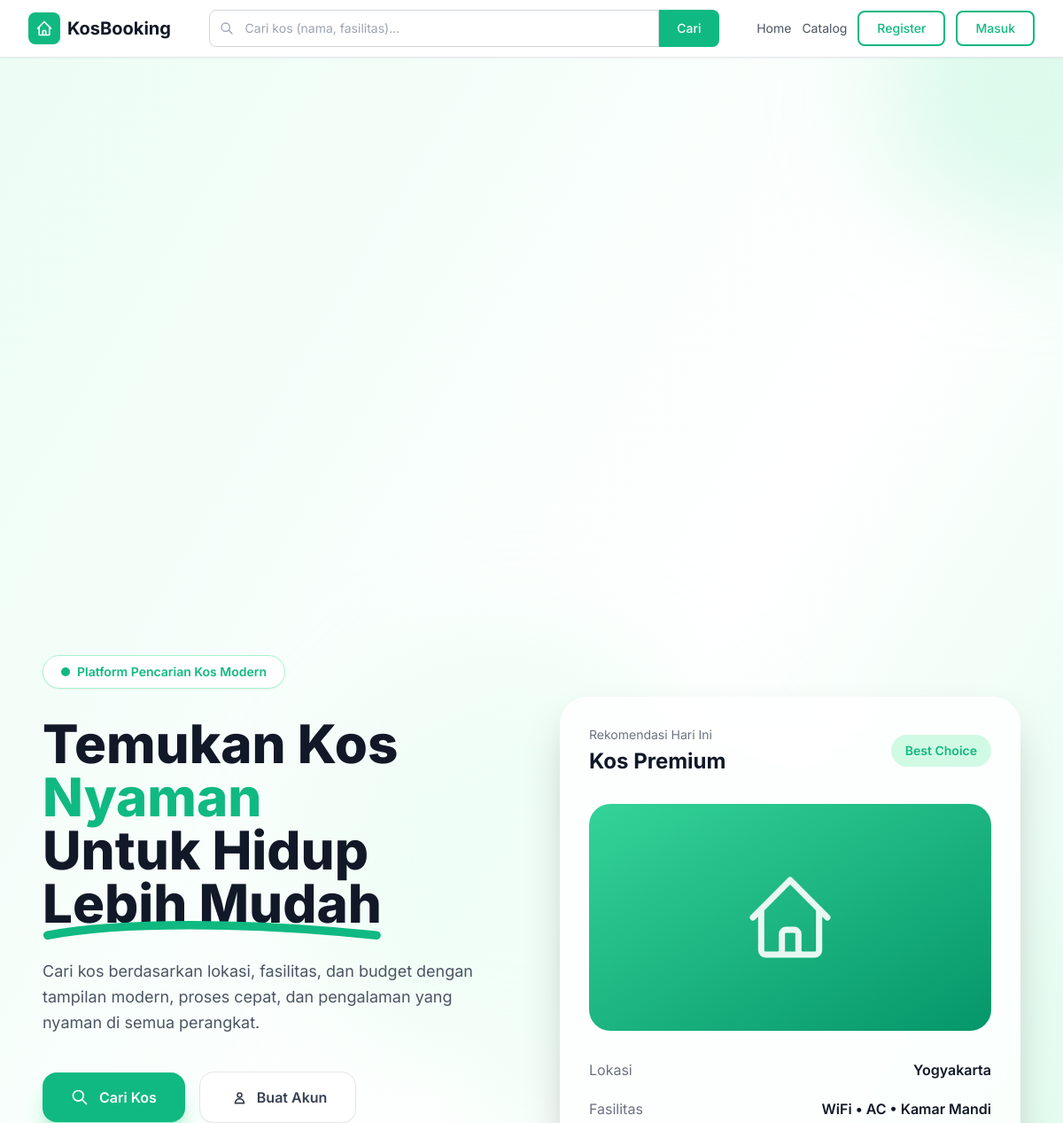
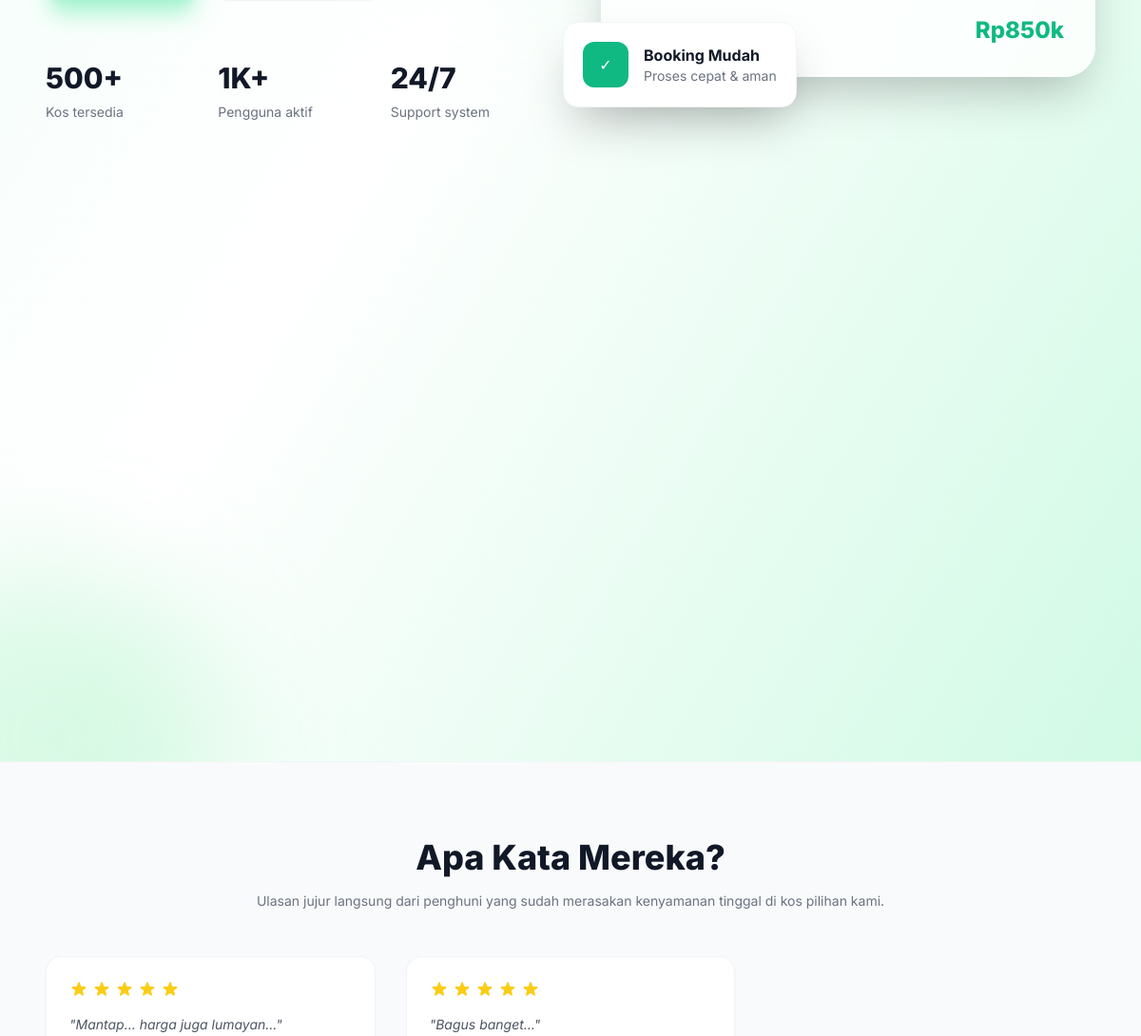
The page / on the database its author committed (2 pictures, top to bottom).
### tables this page shows
CREATE TABLE `room_reviews` (
  `id` int NOT NULL,
  `room_id` int NOT NULL,
  `user_id` int NOT NULL,
  `transaction_id` int NOT NULL,
  `rating` int NOT NULL,
  `comment` text,
  `created_at` timestamp NULL DEFAULT CURRENT_TIMESTAMP
);

### views/home.php (the view, shortened to what this page needs)
<?php
$stmtReview = $pdo->prepare('
    SELECT rr.*, u.username as user_name, r.name as room_name
    FROM room_reviews rr
    JOIN users u ON rr.user_id = u.id
    JOIN rooms r ON rr.room_id = r.id
    ORDER BY rr.id DESC
    LIMIT 3
');
$stmtReview->execute();
$reviews = $stmtReview->fetchAll();
?>
<section class="relative overflow-hidden bg-gradient-to-br from-emerald-50 via-white to-emerald-100 min-h-[85vh] flex items-center">
    <div class="absolute inset-0 overflow-hidden">
        <div class="absolute top-[-120px] right-[-120px] w-[320px] h-[320px] bg-emerald-200/40 rounded-full blur-3xl"></div>
        <div class="absolute bottom-[-150px] left-[-120px] w-[350px] h-[350px] bg-green-300/30 rounded-full blur-3xl"></div>
        <div class="absolute top-1/3 left-1/2 -translate-x-1/2 w-[500px] h-[500px] bg-brand-100/30 rounded-full blur-3xl"></div>
    </div>
    <div class="relative z-10 max-w-7xl mx-auto px-6 sm:px-8 lg:px-12 w-full">
        <div class="grid lg:grid-cols-2 gap-16 items-center">
            <div>
                <div class="inline-flex items-center gap-2 bg-white border border-emerald-200 shadow-sm rounded-full px-5 py-2 mb-8">
                    <span class="w-2.5 h-2.5 rounded-full bg-brand animate-pulse"></span>
                    <span class="text-sm font-semibold text-brand">
                        Platform Pencarian Kos Modern
                    </span>
                </div>
                <h1 class="text-5xl md:text-6xl xl:text-7xl font-extrabold leading-tight text-gray-900">
                    Temukan Kos
                    <span class="text-brand">
                        Nyaman
                    </span>
                    <br>
                    Untuk Hidup
                    <span class="relative inline-block">
                        Lebih Mudah
                        <svg class="absolute -bottom-3 left-0 w-full" viewBox="0 0 200 12" fill="none">
                            <path d="M3 9C45 1 120 1 197 9" stroke="#10b981" stroke-width="5" stroke-linecap="round"/>
                        </svg>
                    </span>
                </h1>
                <p class="mt-8 text-lg leading-relaxed text-gray-600 max-w-2xl">
                    Cari kos berdasarkan lokasi, fasilitas, dan budget dengan tampilan modern,
                    proses cepat, dan pengalaman yang nyaman di semua perangkat.
                </p>
                <div class="flex flex-wrap items-center gap-4 mt-10">
                    <a href="?page=catalog"
                       class="group inline-flex items-center gap-3 bg-brand hover:bg-emerald-600 text-white font-semibold px-8 py-4 rounded-2xl transition-all duration-300 shadow-xl shadow-emerald-200 hover:-translate-y-1">
                        <svg class="w-5 h-5 group-hover:rotate-6 transition" fill="none" stroke="currentColor" viewBox="0 0 24 24">
                            <path stroke-linecap="round" stroke-linejoin="round" stroke-width="2"
                                  d="M21 21l-6-6m2-5a7 7 0 11-14 0 7 7 0 0114 0z"/>
                        </svg>
                        Cari Kos
                    </a>
                    <a href="?page=register"
                       class="inline-flex items-center gap-3 bg-white border border-gray-200 hover:border-brand hover:text-brand text-gray-700 font-semibold px-8 py-4 rounded-2xl transition-all duration-300 shadow-sm hover:shadow-lg">
                        <svg class="w-5 h-5" fill="none" stroke="currentColor" viewBox="0 0 24 24">
                            <path stroke-linecap="round" stroke-linejoin="round" stroke-width="2"
                                  d="M18 9a3 3 0 11-6 0 3 3 0 016 0zm-9 11a6 6 0 1112 0H9z"/>
                        </svg>
                        Buat Akun
                    </a>
                </div>
                <div class="grid grid-cols-3 gap-6 mt-16 max-w-xl">
                    <div>
                        <h3 class="text-3xl font-extrabold text-gray-900">
                            500+
                        </h3>
                        <p class="mt-2 text-sm text-gray-500">
                            Kos tersedia
                        </p>
                    </div>
                    <div>
                        <h3 class="text-3xl font-extrabold text-gray-900">
                            1K+
                        </h3>
                        <p class="mt-2 text-sm text-gray-500">
                            Pengguna aktif
                        </p>
                    </div>
                    <div>
                        <h3 class="text-3xl font-extrabold text-gray-900">
                            24/7
                        </h3>
                        <p class="mt-2 text-sm text-gray-500">
                            Support system
                        </p>
                    </div>
                </div>
            </div>
            <div class="relative hidden lg:block">
                <div class="relative bg-white/80 backdrop-blur-xl border border-white shadow-2xl rounded-[32px] p-8">
                    <div class="flex items-center justify-between mb-8">
                        <div>
                            <p class="text-sm text-gray-500">
                                Rekomendasi Hari Ini
                            </p>
                            <h3 class="text-2xl font-bold text-gray-900 mt-1">
                                Kos Premium
                            </h3>
                        </div>
                        <div class="bg-brand-100 text-brand text-sm font-semibold px-4 py-2 rounded-full">
                            Best Choice
                        </div>
                    </div>
                    <div class="rounded-3xl overflow-hidden h-64 bg-gradient-to-br from-emerald-400 to-emerald-600 flex items-center justify-center">
                        <svg class="w-28 h-28 text-white/90" fill="none" stroke="currentColor" viewBox="0 0 24 24">
                            <path stroke-linecap="round" stroke-linejoin="round" stroke-width="1.5"
                                  d="M3 12l2-2m0 0l7-7 7 7M5 10v10a1 1 0 001 1h3m10-11l2 2m-2-2v10a1 1 0 01-1 1h-3m-6 0a1 1 0 001-1v-4a1 1 0 011-1h2a1 1 0 011 1v4a1 1 0 001 1m-6 0h6"/>
                        </svg>
                    </div>
                    <div class="mt-8 space-y-5">
                        <div class="flex items-center justify-between">
                            <span class="text-gray-500">
                                Lokasi
                            </span>
                            <span class="font-semibold text-gray-900">
                                Yogyakarta
                            </span>
                        </div>
                        <div class="flex items-center justify-between">
                            <span class="text-gray-500">
                                Fasilitas
                            </span>
                            <span class="font-semibold text-gray-900">
                                WiFi • AC • Kamar Mandi
                            </span>
                        </div>
                        <div class="flex items-center justify-between">
                            <span class="text-gray-500">
                            </span>
                            <span class="text-2xl font-extrabold text-brand">
                                Rp850k
                            </span>
                        </div>
                    </div>
                </div>
                <div class="absolute -bottom-8 -left-10 bg-white rounded-2xl shadow-2xl border border-gray-100 p-5">
                    <div class="flex items-center gap-4">
                        <div class="w-12 h-12 rounded-xl bg-brand flex items-center justify-center text-white">
                            ✓
                        </div>
                        <div>
                            <p class="font-bold text-gray-900">
                                Booking Mudah
                            </p>
                            <p class="text-sm text-gray-500">
                                Proses cepat & aman
                            </p>
                        </div>
                    </div>
                </div>
            </div>
        </div>
    </div>
</section>
<?php if (!empty($reviews)): ?>
<section class="bg-gray-50 py-20 border-t border-gray-100">
    <div class="max-w-7xl mx-auto px-6 sm:px-8 lg:px-12">
        <div class="text-center max-w-2xl mx-auto mb-12">
            <h2 class="text-3xl font-extrabold text-gray-900 sm:text-4xl">Apa Kata Mereka?</h2>
            <p class="mt-4 text-gray-500 text-sm">Ulasan jujur langsung dari penghuni yang sudah merasakan kenyamanan tinggal di kos pilihan kami.</p>
        </div>
        <div class="grid md:grid-cols-3 gap-8">
            <?php foreach ($reviews as $rev): ?>
                <div class="bg-white p-6 rounded-2xl shadow-sm border border-gray-100 flex flex-col justify-between transition hover:shadow-md">
                    <div>
                        <div class="flex items-center gap-1 text-yellow-400 mb-4">
                            <?php for ($i = 1; $i <= 5; $i++): ?>
                                <svg class="w-5 h-5 <?= $i <= $rev['rating'] ? 'text-yellow-400' : 'text-gray-200' ?>" fill="currentColor" viewBox="0 0 20 20">
                                    <path d="M9.049 2.927c.3-.921 1.603-.921 1.902 0l1.07 3.292a1 1 0 00.95.69h3.462c.969 0 1.371 1.24.588 1.81l-2.8 2.034a1 1 0 00-.364 1.118l1.07 3.292c.3.921-.755 1.688-1.54 1.118l-2.8-2.034a1 1 0 00-1.175 0l-2.8 2.034c-.784.57-1.838-.197-1.539-1.118l1.07-3.292a1 1 0 00-.364-1.118L2.98 8.72c-.783-.57-.38-1.81.588-1.81h3.461a1 1 0 00.951-.69l1.07-3.292z"/>
                                </svg>
                            <?php endfor; ?>
                        </div>
                        <p class="text-gray-600 text-sm italic leading-relaxed mb-6">
                            "<?= htmlspecialchars($rev['comment'] ?: 'Tidak ada komentar tertulis.') ?>"
                        </p>
                    </div>
                </div>
            <?php endforeach; ?>
        </div>
    </div>
</section>
<?php endif; ?>

### rows shown on the page
room_reviews: rating 5 (drawn), comment "Mantap... harga juga lumayan..."
room_reviews: rating 5 (drawn), comment "Bagus banget..."
